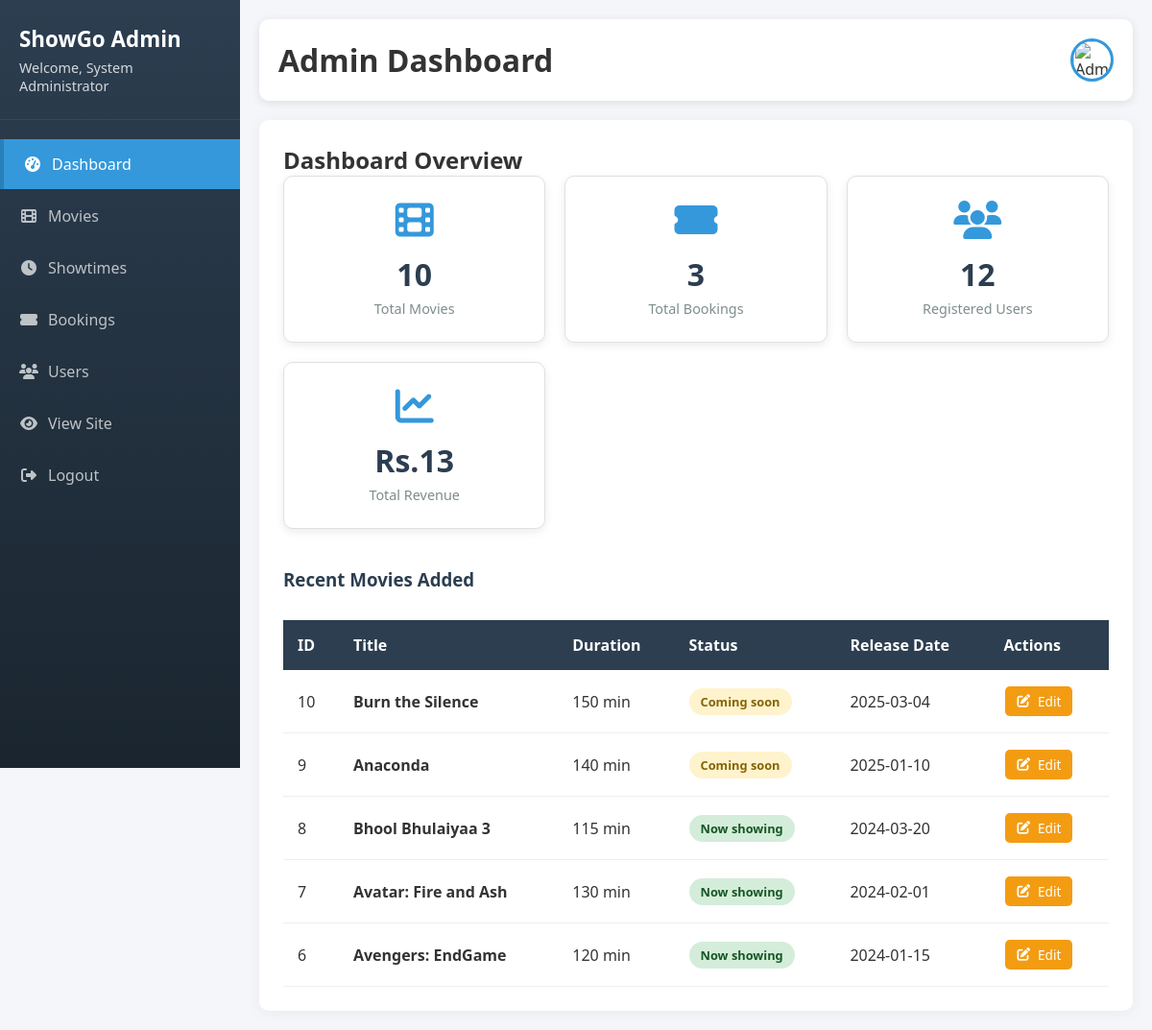
The app's page /admin_dashboard.php (signed in) with its own data.
### tables this page shows
CREATE TABLE bookings (
    id INT(11) PRIMARY KEY AUTO_INCREMENT,
    user_id INT(11) NOT NULL,
    movie_id INT(11) NOT NULL,
    show_id INT(11) NOT NULL,
    showtime_id INT(11) NOT NULL,
    seat_number VARCHAR(10) NOT NULL,
    price DECIMAL(8,2) NOT NULL,
    ticket_id VARCHAR(60) UNIQUE NOT NULL,
    booked_at TIMESTAMP DEFAULT CURRENT_TIMESTAMP,
    status ENUM('confirmed', 'cancelled', 'pending') DEFAULT 'confirmed',
    FOREIGN KEY (user_id) REFERENCES users(id) ON DELETE CASCADE,
    FOREIGN KEY (movie_id) REFERENCES movies(id) ON DELETE CASCADE,
    FOREIGN KEY (show_id) REFERENCES shows(id) ON DELETE CASCADE,
    FOREIGN KEY (showtime_id) REFERENCES shows(id) ON DELETE CASCADE,
    INDEX idx_user_id (user_id),
    INDEX idx_show_id (show_id),
    INDEX idx_ticket_id (ticket_id)
);

CREATE TABLE movies (
    id INT(11) PRIMARY KEY AUTO_INCREMENT,
    title VARCHAR(255) NOT NULL,
    duration_minutes INT(11) NOT NULL,
    description TEXT,
    poster_url VARCHAR(500),
    release_date DATE,
    status ENUM('coming_soon', 'now_showing', 'ended') DEFAULT 'coming_soon',
    created_at TIMESTAMP DEFAULT CURRENT_TIMESTAMP,
    updated_at TIMESTAMP DEFAULT CURRENT_TIMESTAMP ON UPDATE CURRENT_TIMESTAMP
);

### admin-sections/dashboard.php (the view)
<?php
$movies_count = $conn->query("SELECT COUNT(*) as count FROM movies")->fetch_assoc()['count'];
$bookings_count = $conn->query("SELECT COUNT(*) as count FROM bookings")->fetch_assoc()['count'];
$users_count = $conn->query("SELECT COUNT(*) as count FROM users")->fetch_assoc()['count'];
$recent_movies = $conn->query("SELECT * FROM movies ORDER BY id DESC LIMIT 5");
?>
<div class="dashboard-home">
    <h2>Dashboard Overview</h2>
    <div class="stats-grid">
        <div class="stat-card">
            <i class="fas fa-film"></i>
            <h3><?php echo $movies_count; ?></h3>
            <p>Total Movies</p>
        </div>
        <div class="stat-card">
            <i class="fas fa-ticket-alt"></i>
            <h3><?php echo $bookings_count; ?></h3>
            <p>Total Bookings</p>
        </div>
        <div class="stat-card">
            <i class="fas fa-users"></i>
            <h3><?php echo $users_count; ?></h3>
            <p>Registered Users</p>
        </div>
        <div class="stat-card">
            <i class="fas fa-chart-line"></i>
            <h3>Rs.<?php
                $revenue = $conn->query("SELECT price as total FROM bookings WHERE status='confirmed'");
                $revenue_data = $revenue->fetch_assoc();
                echo number_format($revenue_data['total'] ?? 0);
            ?></h3>
            <p>Total Revenue</p>
        </div>
    </div>
    <div class="recent-section">
        <h3>Recent Movies Added</h3>
        <div class="table-container">
            <table class="data-table">
                <thead>
                    <tr>
                        <th>ID</th>
                        <th>Title</th>
                        <th>Duration</th>
                        <th>Status</th>
                        <th>Release Date</th>
                        <th>Actions</th>
                    </tr>
                </thead>
                <tbody>
                    <?php while($movie = $recent_movies->fetch_assoc()): ?>
                    <tr>
                        <td><?php echo $movie['id']; ?></td>
                        <td>
                            <strong><?php echo htmlspecialchars($movie['title']); ?></strong>
                        </td>
                        <td><?php echo $movie['duration_minutes']; ?> min</td>
                        <td>
                            <span class="status-badge status-<?php echo $movie['status']; ?>">
                                <?php echo ucfirst(str_replace('_', ' ', $movie['status'])); ?>
                            </span>
                        </td>
                        <td><?php echo $movie['release_date']; ?></td>
                        <td>
                            <a href="admin_dashboard.php?tab=movies&edit=<?php echo $movie['id']; ?>"
                               class="btn btn-sm btn-warning">
                                <i class="fas fa-edit"></i> Edit
                            </a>
                        </td>
                    </tr>
                    <?php endwhile; ?>
                </tbody>
            </table>
        </div>
    </div>

### css/admin-style.css (style rules this page uses)
* { margin: 0; padding: 0; box-sizing: border-box; font-family: 'Segoe UI', Tahoma, Geneva, Verdana, sans-serif; }
body { background-color: #f5f6fa; color: #333; }
.stats-grid { display: grid; grid-template-columns: repeat(auto-fit, minmax(250px, 1fr)); gap: 20px; margin-bottom: 30px; }
.stat-card { background: white; padding: 25px; border-radius: 10px; box-shadow: 0 3px 10px rgba(0,0,0,0.08); border: 1px solid #e0e0e0; text-align: center; transition: transform 0.3s; }
.stat-card i { font-size: 2.5rem; margin-bottom: 15px; color: #3498db; }
.stat-card h3 { font-size: 2rem; margin-bottom: 5px; color: #2c3e50; }
.stat-card p { color: #7f8c8d; font-size: 0.9rem; }
.table-container { overflow-x: auto; margin-top: 20px; }
.data-table { width: 100%; border-collapse: collapse; margin-top: 10px; }
.data-table th { background-color: #2c3e50; color: white; padding: 15px; text-align: left; font-weight: 600; }
.data-table td { padding: 15px; border-bottom: 1px solid #eee; }
.btn { padding: 10px 20px; border: none; border-radius: 5px; cursor: pointer; font-size: 0.9rem; transition: all 0.3s; display: inline-flex; align-items: center; gap: 8px; text-decoration: none; }
.btn-warning { background-color: #f39c12; color: white; }
.btn-sm { padding: 6px 12px; font-size: 0.85rem; }
.status-badge { padding: 5px 12px; border-radius: 20px; font-size: 0.8rem; font-weight: 600; display: inline-block; }
.status-now_showing { background-color: #d4edda; color: #155724; }
.status-coming_soon { background-color: #fff3cd; color: #856404; }
.recent-section { margin-top: 40px; }
.recent-section h3 { margin-bottom: 20px; color: #2c3e50; }
.data-table .btn-sm { margin: 2px; }

### records on screen
bookings: price "13"
movies: id "10", title "Burn the Silence", duration_minutes "150", status "Coming soon", release_date "2025-03-04"
movies: id "9", title "Anaconda", duration_minutes "140", status "Coming soon", release_date "2025-01-10"
movies: id "8", title "Bhool Bhulaiyaa 3", duration_minutes "115", status "Now showing", release_date "2024-03-20"
movies: id "7", title "Avatar: Fire and Ash", duration_minutes "130", status "Now showing", release_date "2024-02-01"
movies: id "6", title "Avengers: EndGame", duration_minutes "120", status "Now showing", release_date "2024-01-15"

### other values on screen
$_SESSION['admin_name'] "System Administrator"
$movies_count "10"
$bookings_count "3"
$users_count "12"
